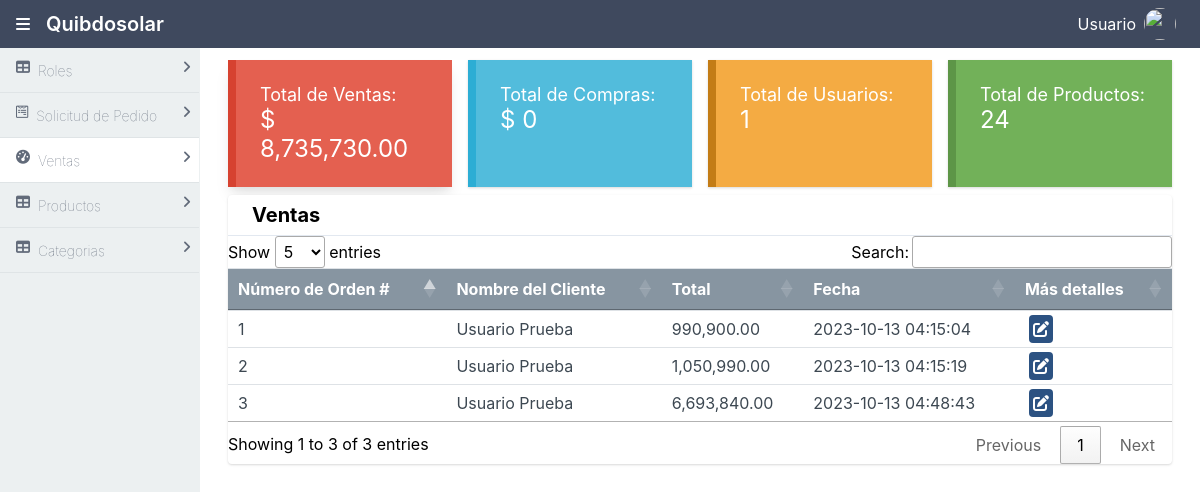
Screenshot of /admin/indexadmin.php (signed in) with the database file from the repository.
### tables this page shows
CREATE TABLE `venta` (
  `id_venta` int(11) NOT NULL,
  `cliente` int(11) NOT NULL,
  `total` float(12,2) NOT NULL,
  `fecha` timestamp NOT NULL DEFAULT CURRENT_TIMESTAMP ON UPDATE CURRENT_TIMESTAMP
);

### admin/indexadmin.php (the view, shortened to what this page needs)
<?php
$db = new Database();
$connection = $db->connect();
$consulta = $connection->prepare("SELECT SUM(total) FROM venta");
$consulta->execute();
$total = $consulta->fetch(PDO::FETCH_NUM);
$consulta2 = $connection->prepare("SELECT COUNT(*) FROM cliente");
$consulta2->execute();
$usuarios = $consulta2->fetch(PDO::FETCH_NUM);
$consulta3 = $connection->prepare("SELECT COUNT(*) FROM producto");
$consulta3->execute();
$productos = $consulta3->fetch(PDO::FETCH_NUM);
$consulta4 = $connection->prepare("SELECT SUM(total) FROM compra");
$consulta4->execute();
$compras = $consulta4->fetch(PDO::FETCH_NUM);
$consulta5 = $connection->prepare("SELECT id_venta, CONCAT(CLIENTE.nombre, ' ', CLIENTE.apellido) AS nombre_cliente, total, fecha FROM VENTA INNER JOIN CLIENTE ON VENTA.cliente =  CLIENTE.id;");
$consulta5->execute();
$ventas = $consulta5->fetchAll(PDO::FETCH_ASSOC);
?>
<!DOCTYPE html>
<html lang="en">
<head>
    <link rel="stylesheet" href="../css/styles.css">
    <link rel="stylesheet" href="../css/all.css">
    <link rel="stylesheet" type="text/css" href="https://cdn.datatables.net/1.10.25/css/jquery.dataTables.css">
</head>
<body>
    <div class="mx-auto bg-grey-400">
        <div class="min-h-screen flex flex-col">
            <header class="bg-nav">
                <?php include("../componentes/headerAdmin.php") ?>
            </header>
            <div class="flex flex-1">
                <aside id="sidebar" class="bg-side-nav w-1/2 md:w-1/6 lg:w-1/6 border-r border-side-nav hidden md:block lg:block">
                    <ul class="list-reset flex flex-col">
                        <?php include("../componentes/barralateralAdmin.php") ?>
                    </ul>
                </aside>
                <main class="bg-white-300 flex-1 p-3 overflow-hidden">
                    <div class="flex flex-col">
                        <div class="flex flex-1 flex-col md:flex-row lg:flex-row mx-2">
                            <div class="shadow-lg bg-red-vibrant border-l-8 hover:bg-red-vibrant-dark border-red-vibrant-dark mb-2 p-2 md:w-1/4 mx-2">
                                <div class="p-4 flex flex-col">
                                    <p class="no-underline text-white text-lg">
                                        Total de Ventas:
                                    </p>
                                    <p class="no-underline text-white text-2xl">
                                        $ <?php if ($total_ventas = $total[0] == null) {
                                                echo "0";
                                            } else {
                                                echo number_format($total_ventas = $total[0], 2);
                                            } ?>
                                    </p>
                                </div>
                            </div>
                            <div class="shadow bg-info border-l-8 hover:bg-info-dark border-info-dark mb-2 p-2 md:w-1/4 mx-2">
                                <div class="p-4 flex flex-col">
                                    <p class="no-underline text-white text-lg">
                                        Total de Compras:
                                    </p>
                                    <p class="no-underline text-white text-2xl">
                                        $ <?php if ($total_compras = $compras[0] == null) {
                                                echo "0";
                                            } else {
                                                echo number_format($total_compras = $compras[0], 2);
                                            } ?>
                                    </p>
                                </div>
                            </div>
                            <div class="shadow bg-warning border-l-8 hover:bg-warning-dark border-warning-dark mb-2 p-2 md:w-1/4 mx-2">
                                <div class="p-4 flex flex-col">
                                    <p class="no-underline text-white text-lg">
                                        Total de Usuarios:
                                    </p>
                                    <p class="no-underline text-white text-2xl">
                                        <?php if ($total_usuarios = $usuarios[0] == null) {
                                            echo "0";
                                        } else {
                                            echo $total_usuarios = $usuarios[0];
                                        } ?>
                                    </p>
                                </div>
                            </div>
                            <div class="shadow bg-success border-l-8 hover:bg-success-dark border-success-dark mb-2 p-2 md:w-1/4 mx-2">
                                <div class="p-4 flex flex-col">
                                    <p class="no-underline text-white text-lg">
                                        Total de Productos:
                                    </p>
                                    <p class="no-underline text-white text-2xl">
                                        <?php echo $total_productos = $productos[0]; ?>
                                    </p>
                                </div>
                            </div>
                        </div>
                        <div class="flex flex-1 flex-col md:flex-row lg:flex-row mx-2">
                            <div class="rounded overflow-hidden shadow bg-white mx-2 w-full">
                                <div class="px-6 py-2 border-b border-light-grey">
                                    <div class="font-bold text-xl">Ventas</div>
                                </div>
                                <div class="table-responsive">
                                    <table class="table text-grey-darkest" id="dataTable">
                                        <thead class="bg-grey-dark text-white text-normal">
                                            <tr>
                                                <th scope="col">Número de Orden #</th>
                                                <th scope="col">Nombre del Cliente</th>
                                                <th scope="col">Total</th>
                                                <th scope="col">Fecha</th>
                                                <th scope="col">Más detalles</th>
                                            </tr>
                                        </thead>
                                        <tbody>
                                            <?php
                                            foreach ($ventas as $key => $venta) {
                                            ?>
                                                <tr>
                                                    <td scope="row">
                                                        <?php echo $venta["id_venta"] . "<br>"; ?>
                                                    </td>
                                                    <td>
                                                        <?php echo $venta["nombre_cliente"] . "<br>"; ?>
                                                    </td>
                                                    <td>
                                                        <?php echo number_format($venta["total"], 2) . "<br>"; ?></td>
                                                    <td>
                                                        <?php echo $venta["fecha"] . "<br>"; ?>
                                                    </td>
                                                    <td>
                                                        <a class="bg-blue-800 cursor-pointer rounded p-1 mx-1 text-white" href="./detalleVenta.php?id=<?php echo $venta["id_venta"]; ?>">
                                                            <i class="fas fa-edit"></i>
                                                        </a>
                                                    </td>
                                                </tr>
                                            <?php
                                            }
                                            ?>
                                        </tbody>
                                    </table>
                                </div>
                            </div>
                        </div>
                    </div>
                </main>
            </div>
        </div>
    </div>
</body>
</html>

### css/all.css (style rules this page uses)
.fa, .fas, .far, .fal, .fab { -moz-osx-font-smoothing: grayscale; -webkit-font-smoothing: antialiased; display: inline-block; font-style: normal; font-variant: normal; text-rendering: auto; line-height: 1; }
.fa-edit:before { content: "\f044"; }
.fa, .fas { font-family: 'Font Awesome 5 Free'; font-weight: 900; }

### rows the page displays
venta: id_venta "1", nombre_cliente "Usuario Prueba", total "990,900.00", fecha "2023-10-13 04:15:04"
venta: id_venta "2", nombre_cliente "Usuario Prueba", total "1,050,990.00", fecha "2023-10-13 04:15:19"
venta: id_venta "3", nombre_cliente "Usuario Prueba", total "6,693,840.00", fecha "2023-10-13 04:48:43"

### other values shown
$_SESSION["admin"] "Usuario"
$total_ventas = $total[0] "8,735,730.00"
$total_usuarios = $usuarios[0] "1"
$total_productos = $productos[0] "24"
